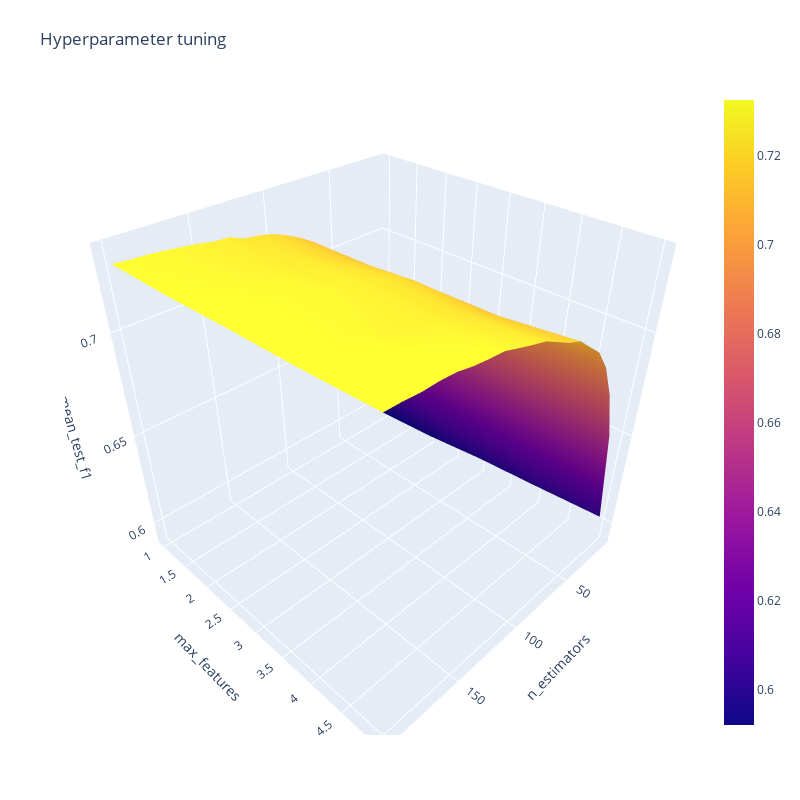

Source (notebook cell):
### Code cell
%matplotlib inline

import plotly.graph_objects as go
fig = go.Figure(data= go.Surface(z=z, y=y, x=x), layout=layout )
fig.update_layout(title='Hyperparameter tuning',
                  scene = dict(
                    xaxis_title='n_estimators',
                    yaxis_title='max_features',
                    zaxis_title='mean_test_f1'),
                  autosize=False,
                  width=800, height=800,
                  margin=dict(l=65, r=50, b=65, t=90))
fig.show()

### Figure 1 — Plotly figure (JSON) as saved in the notebook; plotly's stock layout.template omitted (floating-point values rounded to 4 significant figures)
{"data": [{"type": "surface", "x": [10, 20, 30, 40, 50, 60, 70, 80, 90, 100, 110, 120, 130, 140, 150, 160, 170, 180, 190, 200], "y": [1, 2, 3, 4, 5], "z": [[0.5921, 0.6446, 0.6703, 0.686, 0.6949, 0.7035, 0.7086, 0.7127, 0.716, 0.7188, 0.7204, 0.7211, 0.7238, 0.7242, 0.7254, 0.7263, 0.7272, 0.7278, 0.7281, 0.7287], [0.5945, 0.6436, 0.6669, 0.6834, 0.6954, 0.7042, 0.7088, 0.7131, 0.7163, 0.7188, 0.7215, 0.7231, 0.7233, 0.725, 0.726, 0.7268, 0.7278, 0.7282, 0.7288, 0.729], [0.5983, 0.6503, 0.6745, 0.6894, 0.6996, 0.7049, 0.7105, 0.7155, 0.719, 0.7214, 0.723, 0.7249, 0.7258, 0.7272, 0.7282, 0.7283, 0.7288, 0.7299, 0.7301, 0.7302], [0.6009, 0.6513, 0.6753, 0.6911, 0.7, 0.706, 0.7108, 0.7145, 0.7179, 0.721, 0.7223, 0.7246, 0.7255, 0.726, 0.7266, 0.7282, 0.7286, 0.729, 0.7305, 0.7309], [0.6039, 0.6541, 0.6783, 0.694, 0.7036, 0.7089, 0.7144, 0.7167, 0.72, 0.7234, 0.7251, 0.727, 0.7291, 0.7296, 0.7303, 0.7316, 0.732, 0.7318, 0.7323, 0.7324]]}], "layout": {"autosize": false, "height": 800, "margin": {"b": 65, "l": 65, "r": 50, "t": 90}, "scene": {"xaxis": {"title": {"text": "n_estimators"}}, "yaxis": {"title": {"text": "max_features"}}, "zaxis": {"title": {"text": "mean_test_f1"}}}, "title": {"text": "Hyperparameter tuning"}, "width": 800, "xaxis": {"title": {"text": "n_estimators"}}, "yaxis": {"title": {"text": "max_features"}}}}
